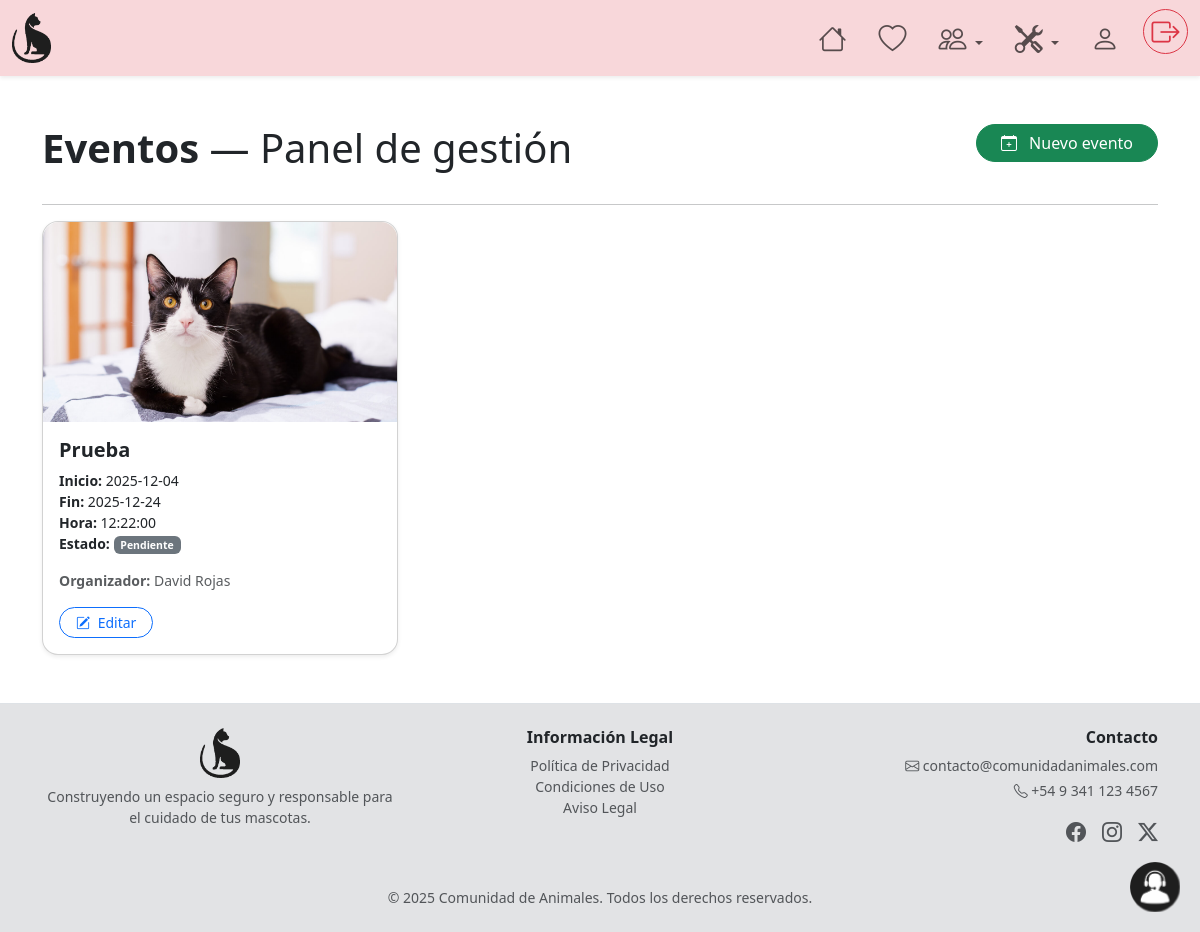
Before: /public/pages/pg_eventos.php (signed in) with the older database file.
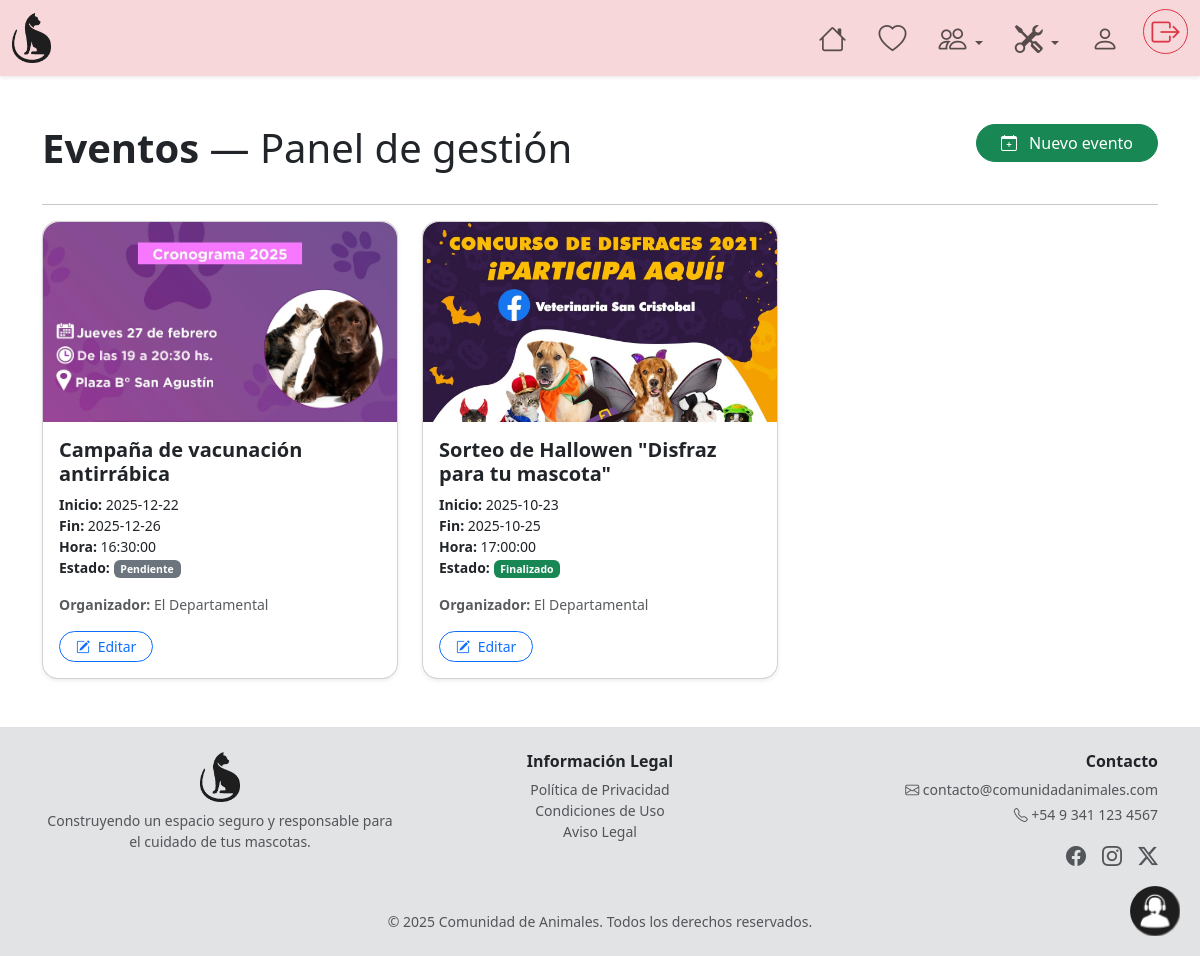
After: the same page with the newer database file.
### tables this page shows
CREATE TABLE `eventos` (
  `idEventos` int(11) NOT NULL,
  `Usuario_idUsuario` int(11) DEFAULT NULL COMMENT 'Organizador\n',
  `titulo` varchar(50) NOT NULL,
  `fecha_inicio` date NOT NULL,
  `fecha_fin` date NOT NULL,
  `hora_inicio` time DEFAULT NULL,
  `descripcion` text NOT NULL,
  `estado` enum('Pendiente','En proceso','Finalizado') NOT NULL,
  `imagen_portada` varchar(200) DEFAULT NULL
);

CREATE TABLE `persona` (
  `idPersona` int(11) NOT NULL,
  `nombre` varchar(55) NOT NULL,
  `apellido` varchar(55) NOT NULL,
  `dni` varchar(10) NOT NULL,
  `email` varchar(120) NOT NULL,
  `telefono` varchar(30) DEFAULT NULL,
  `barrio` varchar(50) NOT NULL,
  `direccion` varchar(45) NOT NULL,
  `calleAltura` int(11) NOT NULL,
  `depto` varchar(5) DEFAULT NULL,
  `piso` int(11) DEFAULT NULL,
  `localidad` varchar(45) NOT NULL,
  `provincia` varchar(45) NOT NULL
);

### public/pages/pg_eventos.php (the view, shortened to what this page needs)
<!DOCTYPE html>
<html lang="es">
<head>
  <?php require PUBLIC_PAGES_COMPONENTS . 'link-styles.php'; ?>
  <link rel="stylesheet" href="<?php echo PUBLIC_STYLES_URL; ?>custom-navbar.css">
  <link rel="stylesheet" href="<?php echo PUBLIC_STYLES_URL; ?>custom-support.css">
  <link rel="stylesheet" href="<?php echo PUBLIC_STYLES_URL; ?>custom-styles.css">
  <link href="https://cdn.jsdelivr.net/npm/bootstrap@5.3.2/dist/css/bootstrap.min.css" rel="stylesheet">
</head>
<body>
<section id="ContenedorGeneral">
  <?php
  require PUBLIC_PAGES_COMPONENTS . 'com_navbar.php';
  ?>
  <div class="container my-5">
    <div class="row mb-4">
      <div class="col-xl-6 col-lg-auto">
        <h1><b>Eventos</b> — Panel de gestión</h1>
      </div>
      <div class="col-xl-6 col-lg-auto text-end">
        <button class="btn btn-success rounded-pill px-4" data-bs-toggle="modal" data-bs-target="#modalNuevoEvento">
          <i class="bi bi-calendar-plus me-2"></i> Nuevo evento
        </button>
      </div>
    </div>
    <hr>
    <?php
    require_once PUBLIC_PHP_FUNCTIONS . 'conectar-bdd.php';
    $sql = "SELECT e.*, u.idUsuario, p.nombre AS nombre_usuario, p.apellido AS apellido_usuario
            FROM eventos e
            LEFT JOIN usuario u ON e.Usuario_idUsuario = u.idUsuario
            LEFT JOIN persona p ON u.Persona_idPersona = p.idPersona
            ORDER BY e.fecha_inicio DESC";
    $stmt = $conexion->prepare($sql);
    $stmt->execute();
    $resultado = $stmt->get_result();
    $eventos = [];
    while ($fila = $resultado->fetch_assoc()) {
      $eventos[] = $fila;
    }
    ?>
    <?php if (count($eventos) > 0): ?>
      <div class="row g-4">
        <?php foreach ($eventos as $evento): ?>
          <div class="col-md-6 col-lg-4">
            <div class="card shadow-sm rounded-4 h-100">
              <?php if (!empty($evento['imagen_portada'])): ?>
                <img src="<?php echo htmlspecialchars($evento['imagen_portada']); ?>"
                     alt="Imagen del evento"
                     class="card-img-top rounded-top-4"
                     style="height: 200px; object-fit: cover;">
              <?php endif; ?>
              <div class="card-body">
                <h5 class="card-title fw-bold"><?php echo htmlspecialchars($evento['titulo']); ?></h5>
                <p class="card-text small">
                  <b>Inicio:</b> <?php echo htmlspecialchars($evento['fecha_inicio']); ?><br>
                  <b>Fin:</b> <?php echo htmlspecialchars($evento['fecha_fin']); ?><br>
                  <?php if (!empty($evento['hora_inicio'])): ?>
                    <b>Hora:</b> <?php echo htmlspecialchars($evento['hora_inicio']); ?><br>
                  <?php endif; ?>
                  <b>Estado:</b>
                  <span class="badge
                    <?php
                      switch ($evento['estado']) {
                        case 'Pendiente': echo 'bg-secondary'; break;
                        case 'Finalizado': echo 'bg-success'; break;
                      }
                    ?>">
                    <?php echo htmlspecialchars($evento['estado']); ?>
                  </span>
                </p>
                <p class="card-text small text-muted">
                  <b>Organizador:</b> <?php echo htmlspecialchars($evento['nombre_usuario'] . " " . $evento['apellido_usuario']); ?>
                </p>
                <a href="<?php echo PUBLIC_PAGES_URL; ?>workspace/eventos/form_editar_evento.php?id=<?php echo $evento['idEventos']; ?>"
                   class="btn btn-outline-primary btn-sm rounded-pill px-3">
                  <i class="bi bi-pencil-square me-1"></i> Editar
                </a>
              </div>
            </div>
          </div>
        <?php endforeach; ?>
      </div>
    <?php else: ?>
      <div class="alert alert-dark" role="alert">
        No hay eventos registrados.
      </div>
    <?php endif; ?>
  </div>
  <?php require PUBLIC_PAGES_COMPONENTS . 'footer.php'; ?>
  <?php require PUBLIC_PAGES_COMPONENTS . 'support.php'; ?>
</section>

### public/pages/components/link-styles.php (shortened to what this page needs)
<link rel="stylesheet" href="https://cdn.jsdelivr.net/npm/bootstrap@5.3.2/dist/css/bootstrap.min.css">
<link rel="stylesheet" href="https://cdn.jsdelivr.net/npm/bootstrap-icons@1.11.1/font/bootstrap-icons.css">
<link rel="stylesheet" href="<?php echo PUBLIC_STYLES_URL; ?>custom-support.css">
<link rel="stylesheet" href="<?php echo PUBLIC_STYLES_URL; ?>custom-styles.css">

### public/pages/components/com_navbar.php (shortened to what this page needs)
<?php
require_once PUBLIC_PAGES_COMPONENTS . 'link-styles.php';
switch ($_SESSION['rol']) {
  case 'Administrador':
    $backgroundColor = 'bg-danger-subtle';
    $textColor = 'black';
    break;
}
$pg_actual = $_SESSION['pgActual'];
?>
<nav class="navbar navbar-expand-lg <?php echo $backgroundColor; ?> shadow-sm sticky-top d-none d-md-flex">
  <div class="container-fluid">
    <a class="navbar-brand mx-auto fw-bold" href="<?php echo BASE_URL; ?>/index.php">
      <img src="<?php echo PUBLIC_RESOURCES_IMAGES_URL; ?>isotipo.png" height="50" alt="Logo Comunidad de Animales">
    </a>
    <div class="collapse navbar-collapse" id="navbarSupportedContent3">
      <ul class="navbar-nav ms-auto mb-2 mb-lg-0 d-flex gap-3 text-center">
        <li class="nav-item">
          <a class="nav-link <?php echo $textColor; ?> <?php echo $pg_actual === 'inicio' ? 'active' : ''; ?>"
            href="<?php echo PUBLIC_PAGES_URL; ?>pg_main_workspace.php">
            <i class="bi bi-house fs-3"></i>
          </a>
        </li>
        <li class="nav-item">
          <a class="nav-link <?php echo $textColor; ?> <?php echo $pg_actual === 'misMascotas' ? 'active' : ''; ?>"
            href="<?php echo PUBLIC_PAGES_URL; ?>pg_misMascotas.php">
            <i class="bi bi-heart fs-3"></i>
          </a>
        </li>
        <li class="nav-item dropdown">
          <a class="nav-link <?php echo $textColor; ?> dropdown-toggle" href="#" role="button" data-bs-toggle="dropdown">
            <i class="bi bi-people fs-3"></i>
          </a>
        </li>
        <li class="nav-item dropdown">
          <a class="nav-link <?php echo $textColor; ?> dropdown-toggle" href="#" role="button" data-bs-toggle="dropdown">
            <i class="bi bi-tools fs-3"></i>
          </a>
        </li>
        <li class="nav-item">
          <a class="nav-link <?php echo $textColor; ?> <?php echo $pg_actual === 'perfil' ? 'active' : ''; ?>"
            href="<?php echo PUBLIC_PAGES_URL; ?>pg_perfilUsuario.php">
            <i class="bi bi-person fs-3"></i>
          </a>
        </li>
        <li class="nav-item">
          <form action="<?php echo PUBLIC_PHP_FUNCTIONS_URL; ?>logout.php" method="post"
            onsubmit="return confirmarLogout();" class="d-inline">
            <button class="btn btn-outline-danger rounded-circle d-flex align-items-center justify-content-center"
              type="submit" aria-label="Cerrar sesión" style="width:45px; height:45px;">
              <i class="bi bi-box-arrow-right fs-3"></i>
            </button>
          </form>
        </li>
      </ul>
    </div>
  </div>
</nav>

### public/pages/components/footer.php (shortened to what this page needs)
<footer class="bg-secondary-subtle mt-5 border-top">
  <div class="container py-4">
    <div class="row">
      <div class="col-md-4 mb-3 text-center">
        <a href="<?php echo BASE_URL; ?>/index.php" class="text-decoration-none">
          <img src="<?php echo PUBLIC_RESOURCES_IMAGES_URL; ?>isotipo.png" alt="Logo Comunidad de Animales" height="50" class="">
        </a>
        <p class="small text-muted mt-2">Construyendo un espacio seguro y responsable para el cuidado de tus mascotas.</p>
      </div>
      <div class="col-md-4 mb-3 text-center">
        <h6 class="fw-bold">Información Legal</h6>
        <ul class="list-unstyled small">
          <li><a class="text-muted text-decoration-none" href="<?php echo PUBLIC_PAGES_URL; ?>static/pg_about.php">Política de Privacidad</a></li>
          <li><a class="text-muted text-decoration-none" href="#">Condiciones de Uso</a></li>
          <li><a class="text-muted text-decoration-none" href="#">Aviso Legal</a></li>
        </ul>
      </div>
      <div class="col-md-4 mb-3 text-center text-md-end">
        <h6 class="fw-bold">Contacto</h6>
        <p class="small text-muted mb-1"><i class="bi bi-envelope"></i> contacto@comunidadanimales.com</p>
        <p class="small text-muted mb-3"><i class="bi bi-telephone"></i> +54 9 341 123 4567</p>
        <div class="d-flex justify-content-center justify-content-md-end gap-3">
          <a href="#" class="text-muted"><i class="bi bi-facebook fs-5"></i></a>
          <a href="#" class="text-muted"><i class="bi bi-instagram fs-5"></i></a>
          <a href="#" class="text-muted"><i class="bi bi-twitter-x fs-5"></i></a>
        </div>
      </div>
    </div>
    <div class="row mt-4">
      <div class="col text-center">
        <p class="small text-muted mb-0">
          &copy; <?php echo date("Y"); ?> Comunidad de Animales. Todos los derechos reservados.
        </p>
      </div>
    </div>
  </div>
</footer>

### public/pages/components/support.php (shortened to what this page needs)
<div id="support" class="support-align"
  style="position: fixed; bottom: 20px; right: 20px; z-index: 3;">
  <a href="mailto:sanfix.informatica@gmail.com?subject=Soporte%20Comunidad%20de%20Animales&body=Hola,%20necesito%20ayuda%20con...">
  <img src="<?php echo PUBLIC_RESOURCES_IMAGES_URL; ?>support.png"
    height="50" class="support-align" alt="Soporte">
</a>
</div>

### public/styles/custom-support.css (style rules this page uses)
.support-align { position: fixed; bottom: 20px; right: 20px; }

Changed rows visible on the page:
removed eventos: imagen_portada (picture), titulo "Prueba", fecha_inicio "2025-12-04", fecha_fin "2025-12-24", hora_inicio "12:22:00", estado "Pendiente", persona.nombre+apellido "David Rojas"
added eventos: imagen_portada (picture), titulo "Campaña de vacunación antirrábica", fecha_inicio "2025-12-22", fecha_fin "2025-12-26", hora_inicio "16:30:00", estado "Pendiente", persona.nombre+apellido "El Departamental"
added eventos: imagen_portada (picture), titulo "Sorteo de Hallowen \"Disfraz para tu mascota\"", fecha_inicio "2025-10-23", fecha_fin "2025-10-25", hora_inicio "17:00:00", estado "Finalizado", persona.nombre+apellido "El Departamental"
